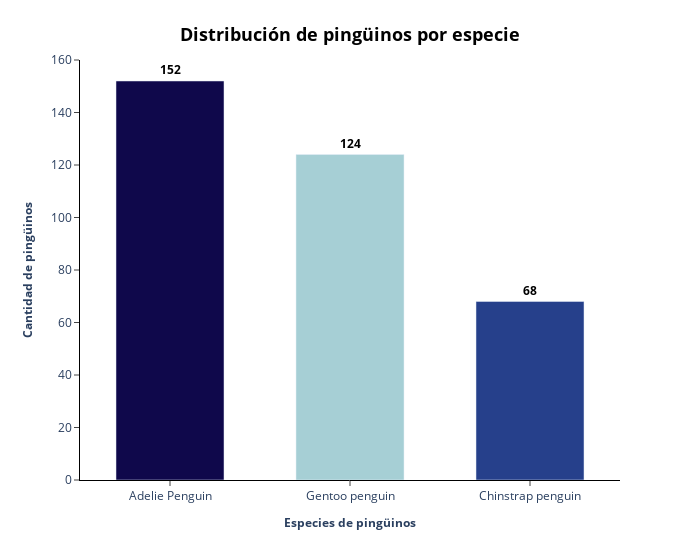

This figure's notebook cell:
### Markdown cell above
#### **Barplot - Layout**

### Code cell
fig = px.bar(
    data_frame = df_group_species.to_pandas(),
    x = 'Species_Abb',
    y = 'Count',
    color = 'Species_Abb',
    width=700,
    color_discrete_map={
        'Adelie Penguin': '#0f084b',
        'Chinstrap penguin': '#26408b',
        'Gentoo penguin': '#a6cfd5'
    },
    text = 'Count'
)

fig.update_layout(
    title = dict(
        text = 'Distribución de pingüinos por especie',
        font = dict(
            size = 18,
            color = 'black',
            weight = 'bold',
        ),
        x = 0.5, y = 0.95,
        xanchor = 'center'
    ),
    showlegend = False,
    paper_bgcolor = 'white',
    plot_bgcolor = 'white',
    xaxis = dict(
        title = 'Especies de pingüinos',
        titlefont = dict(
            weight = 'bold',
            size = 12
        ),
        showline = True,
        linecolor = 'black',
        ticks = 'outside'
    ),
    yaxis = dict(
        title = 'Cantidad de pingüinos',
        titlefont = dict(
            weight = 'bold',
            size = 12
        ),
        showline = True,
        linecolor = 'black',
        ticks = 'outside'
    ),
    bargap = 0.4
)

fig.update_traces(
    textposition = 'outside',
    textfont = dict(
        color = 'black',
        weight = 'bold'
    )
)

fig.show()

### Figure 1 — Plotly figure (JSON) as saved in the notebook; plotly's stock layout.template omitted (floating-point values rounded to 4 significant figures)
{"data": [{"alignmentgroup": "True", "hovertemplate": "Species_Abb=%{x}<br>Count=%{text}<extra></extra>", "legendgroup": "Adelie Penguin", "marker": {"color": "#0f084b", "pattern": {"shape": ""}}, "name": "Adelie Penguin", "offsetgroup": "Adelie Penguin", "orientation": "v", "showlegend": true, "text": [152], "textfont": {"color": "black", "weight": "bold"}, "textposition": "outside", "type": "bar", "x": ["Adelie Penguin"], "xaxis": "x", "y": [152], "yaxis": "y"}, {"alignmentgroup": "True", "hovertemplate": "Species_Abb=%{x}<br>Count=%{text}<extra></extra>", "legendgroup": "Gentoo penguin", "marker": {"color": "#a6cfd5", "pattern": {"shape": ""}}, "name": "Gentoo penguin", "offsetgroup": "Gentoo penguin", "orientation": "v", "showlegend": true, "text": [124], "textfont": {"color": "black", "weight": "bold"}, "textposition": "outside", "type": "bar", "x": ["Gentoo penguin"], "xaxis": "x", "y": [124], "yaxis": "y"}, {"alignmentgroup": "True", "hovertemplate": "Species_Abb=%{x}<br>Count=%{text}<extra></extra>", "legendgroup": "Chinstrap penguin", "marker": {"color": "#26408b", "pattern": {"shape": ""}}, "name": "Chinstrap penguin", "offsetgroup": "Chinstrap penguin", "orientation": "v", "showlegend": true, "text": [68], "textfont": {"color": "black", "weight": "bold"}, "textposition": "outside", "type": "bar", "x": ["Chinstrap penguin"], "xaxis": "x", "y": [68], "yaxis": "y"}], "layout": {"bargap": 0.4, "barmode": "relative", "legend": {"title": {"text": "Species_Abb"}, "tracegroupgap": 0}, "margin": {"t": 60}, "paper_bgcolor": "white", "plot_bgcolor": "white", "showlegend": false, "title": {"font": {"color": "black", "size": 18, "weight": "bold"}, "text": "Distribución de pingüinos por especie", "x": 0.5, "xanchor": "center", "y": 0.95}, "width": 700, "xaxis": {"anchor": "y", "categoryarray": ["Adelie Penguin", "Gentoo penguin", "Chinstrap penguin"], "categoryorder": "array", "domain": [0, 1], "linecolor": "black", "showline": true, "ticks": "outside", "title": {"font": {"size": 12, "weight": "bold"}, "text": "Especies de pingüinos"}}, "yaxis": {"anchor": "x", "domain": [0, 1], "linecolor": "black", "showline": true, "ticks": "outside", "title": {"font": {"size": 12, "weight": "bold"}, "text": "Cantidad de pingüinos"}}}}
